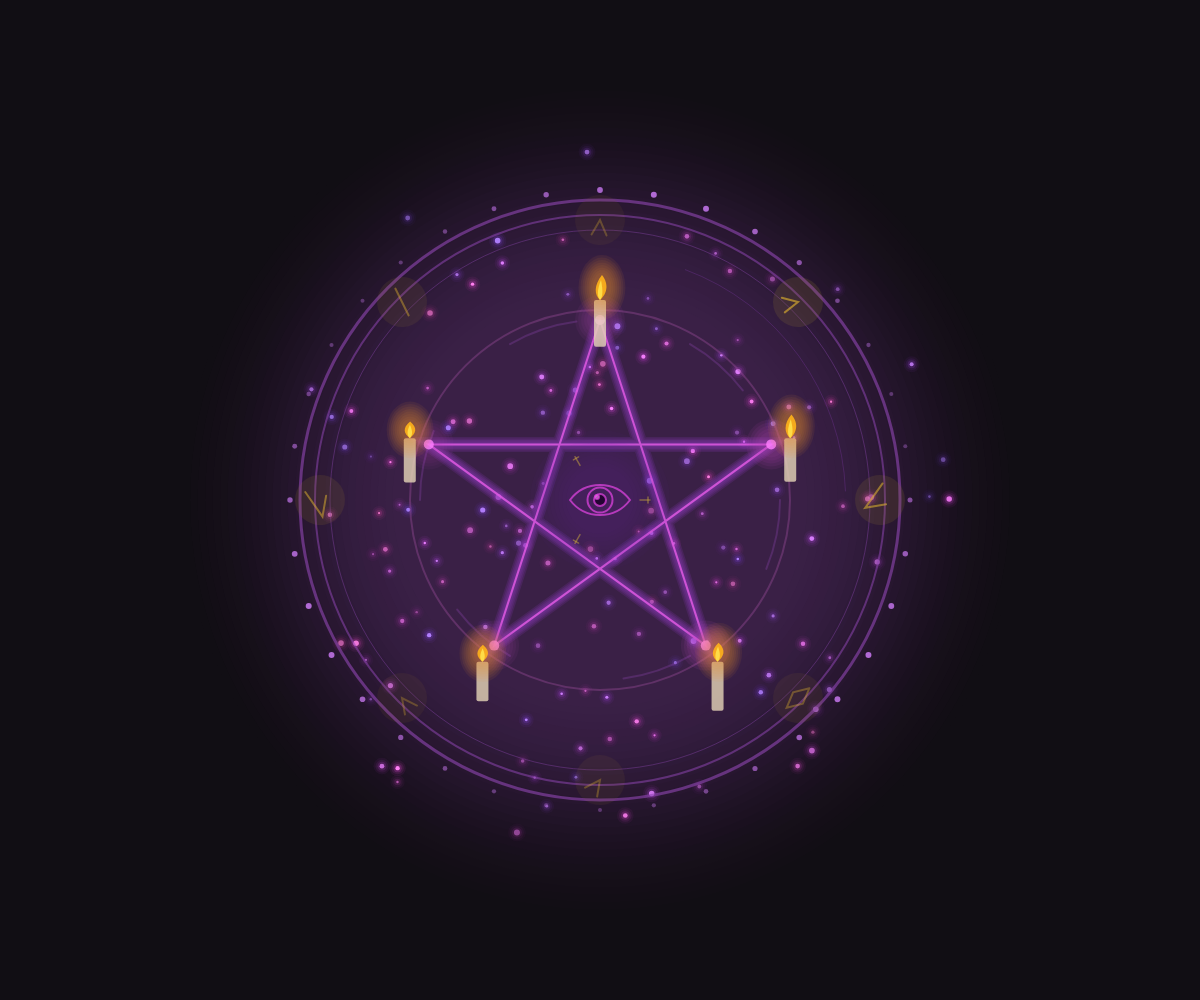
Frame 1 (no input)
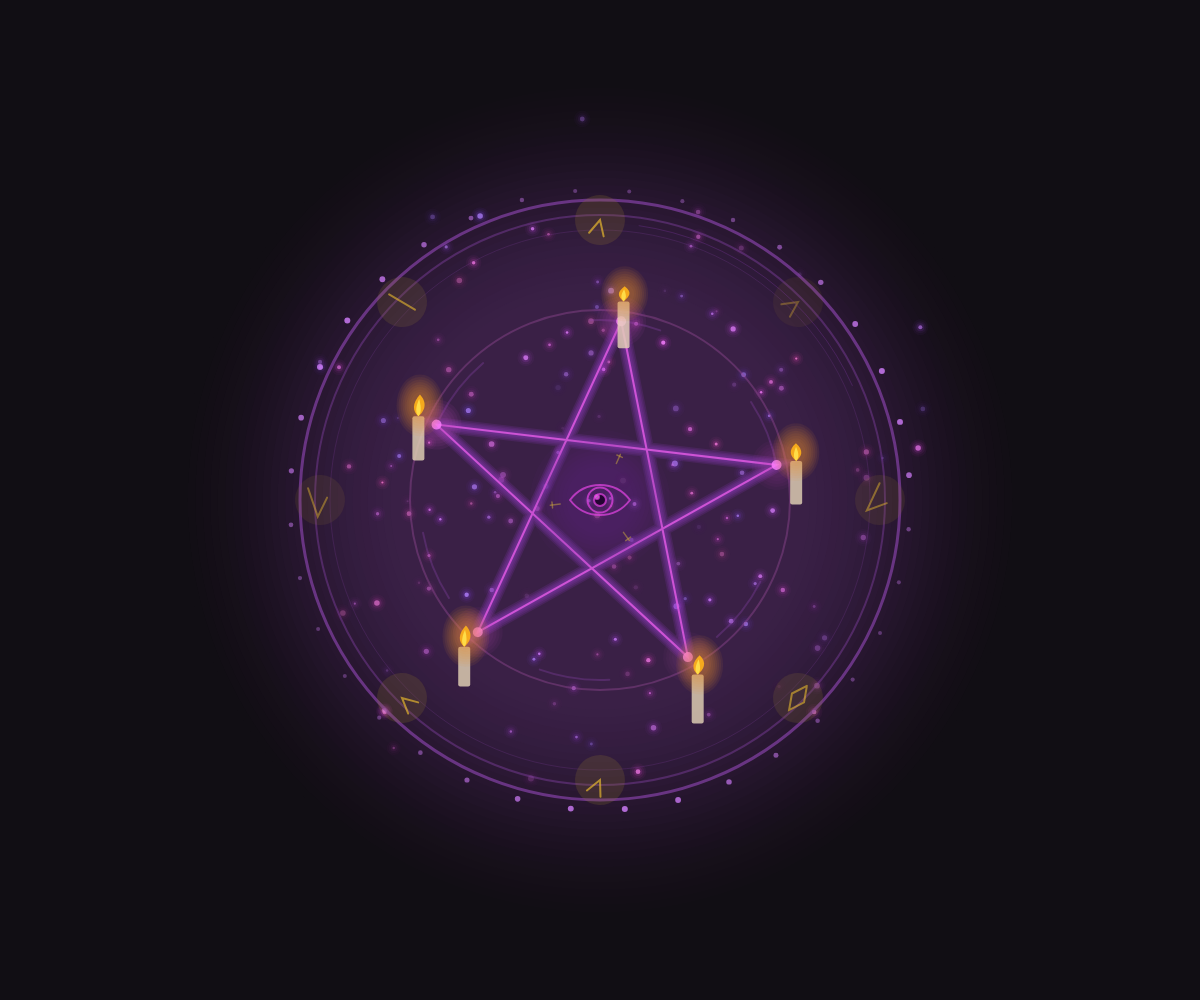
Frame 60 (no input)
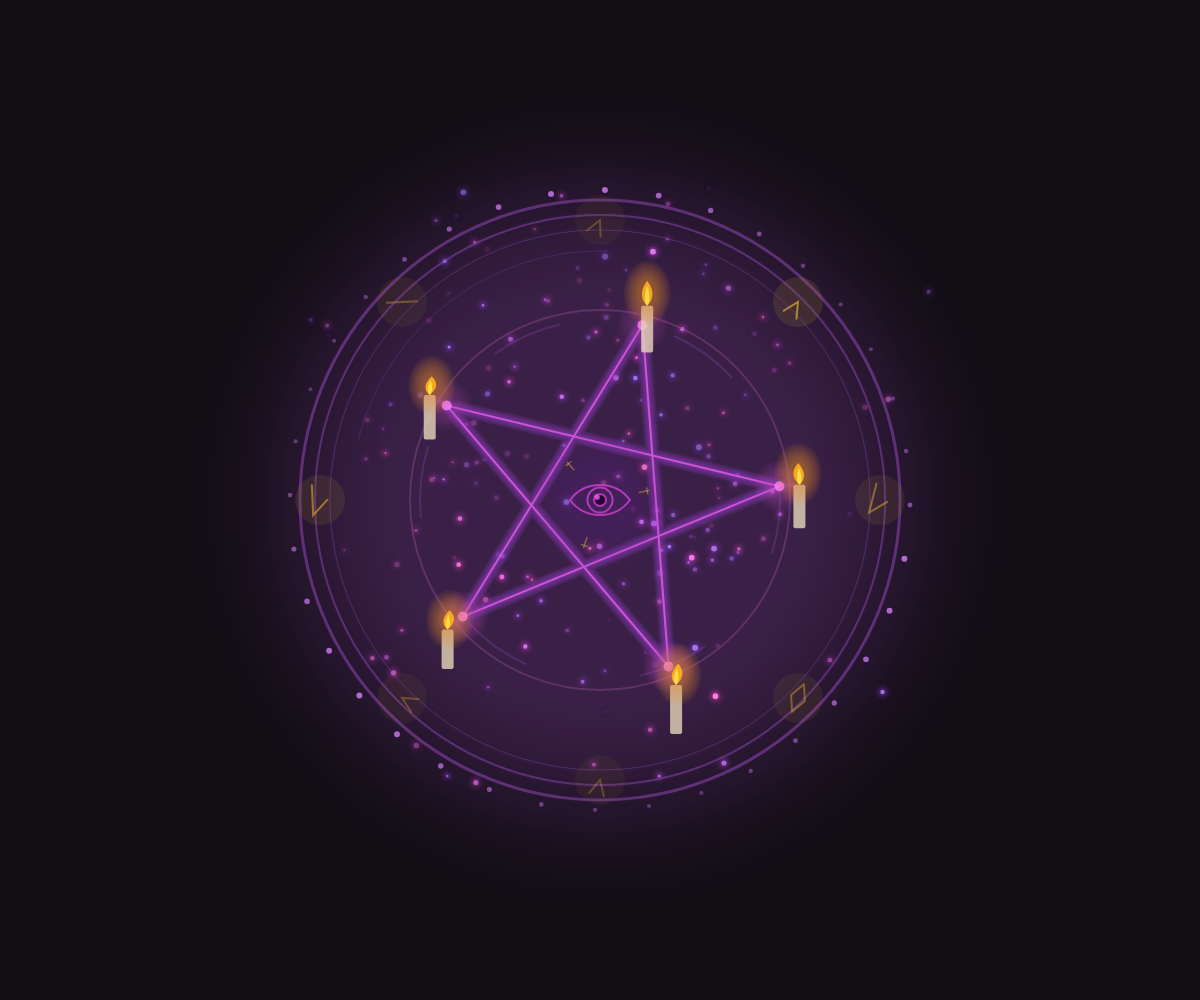
Frame 120 (the mouse pressed at the canvas centre since frame 60)

The p5.js sketch that drew these frames (run headless with seeded random() and noise() and a simulated clock; from frame 60 on, the mouse is pressed at the canvas centre):

// p5.js sketch
// ── sketch.js
// Sigil - Witchcraft Visualization
// A mystical pentagram with candles, runes, and magical energy

let particles = [];
let runes = [];
let candles = [];
let time = 0;
let pentagramRotation = 0;

// Mystical rune-like symbols
const runeShapes = [
  [[0, -1], [0, 1]], // vertical line
  [[-0.5, -1], [0, 0], [0.5, -1]], // arrow up
  [[-0.5, 1], [0, 0], [0.5, 1]], // arrow down
  [[-0.5, -0.5], [0.5, 0.5]], // diagonal
  [[0, -1], [-0.5, 0], [0, 1], [0.5, 0], [0, -1]], // diamond
  [[-0.5, -1], [-0.5, 1], [0.5, 0]], // triangle left
];

function setup() {
  createCanvas(windowWidth, windowHeight);
  colorMode(HSB, 360, 100, 100, 100);

  // Create floating magical particles
  for (let i = 0; i < 150; i++) {
    particles.push(createParticle());
  }

  // Create runes around the circle
  for (let i = 0; i < 8; i++) {
    let angle = (TWO_PI / 8) * i - HALF_PI;
    runes.push({
      angle: angle,
      radius: 280,
      shape: floor(random(runeShapes.length)),
      rotation: random(TWO_PI),
      rotSpeed: random(-0.01, 0.01),
      pulse: random(TWO_PI)
    });
  }

  // Create candles at pentagram points
  for (let i = 0; i < 5; i++) {
    let angle = (TWO_PI / 5) * i - HALF_PI;
    candles.push({
      angle: angle,
      radius: 200,
      flicker: random(TWO_PI),
      height: random(30, 50)
    });
  }
}

function createParticle() {
  let angle = random(TWO_PI);
  let radius = random(50, 350);
  return {
    x: cos(angle) * radius,
    y: sin(angle) * radius,
    vx: random(-0.5, 0.5),
    vy: random(-1, -0.3),
    size: random(2, 6),
    life: random(100, 255),
    hue: random(260, 320), // Purple to magenta range
    decay: random(0.5, 1.5)
  };
}

function draw() {
  // Dark mystical background with slight purple tint
  background(270, 30, 8);

  // Draw ambient glow in center
  drawAmbientGlow();

  translate(width / 2, height / 2);

  // Update and draw particles
  updateParticles();

  // Draw outer protective circle
  drawOuterCircle();

  // Draw runes
  drawRunes();

  // Draw inner circles
  drawInnerCircles();

  // Draw pentagram
  push();
  rotate(pentagramRotation);
  drawPentagram();
  pop();

  // Draw candles at pentagram points
  drawCandles();

  // Draw central eye/sigil
  drawCentralSigil();

  // Draw energy lines connecting elements
  drawEnergyLines();

  time += 0.016;
  pentagramRotation += 0.002;
}

function drawAmbientGlow() {
  push();
  translate(width / 2, height / 2);
  noStroke();
  for (let i = 30; i > 0; i--) {
    let alpha = map(i, 0, 30, 15, 0);
    let pulse = sin(time * 2) * 5;
    fill(280, 50, 30, alpha);
    circle(0, 0, 400 + i * 15 + pulse);
  }
  pop();
}

function updateParticles() {
  for (let i = particles.length - 1; i >= 0; i--) {
    let p = particles[i];

    // Spiral motion towards center occasionally
    let toCenterX = -p.x * 0.001;
    let toCenterY = -p.y * 0.001;

    p.x += p.vx + toCenterX;
    p.y += p.vy + toCenterY;
    p.life -= p.decay;

    // Draw particle with glow
    noStroke();
    for (let g = 3; g > 0; g--) {
      fill(p.hue, 70, 80, p.life * 0.1 / g);
      circle(p.x, p.y, p.size + g * 4);
    }
    fill(p.hue, 50, 100, p.life * 0.4);
    circle(p.x, p.y, p.size);

    // Respawn dead particles
    if (p.life <= 0) {
      particles[i] = createParticle();
    }
  }
}

function drawOuterCircle() {
  // Multiple layered circles
  noFill();
  for (let i = 0; i < 3; i++) {
    let radius = 300 - i * 15;
    let alpha = 60 - i * 15;
    let weight = 3 - i;

    stroke(280, 60, 70, alpha + sin(time * 3 + i) * 10);
    strokeWeight(weight);
    circle(0, 0, radius * 2);
  }

  // Decorative dots around outer circle
  let dotCount = 36;
  for (let i = 0; i < dotCount; i++) {
    let angle = (TWO_PI / dotCount) * i + time * 0.1;
    let x = cos(angle) * 310;
    let y = sin(angle) * 310;
    let pulse = sin(time * 4 + i * 0.5) * 0.5 + 0.5;

    fill(280, 50, 70 + pulse * 30, 50 + pulse * 30);
    noStroke();
    circle(x, y, 4 + pulse * 2);
  }
}

function drawRunes() {
  for (let rune of runes) {
    rune.rotation += rune.rotSpeed;
    rune.pulse += 0.05;

    let x = cos(rune.angle) * rune.radius;
    let y = sin(rune.angle) * rune.radius;

    push();
    translate(x, y);
    rotate(rune.rotation);

    let glow = sin(rune.pulse) * 0.3 + 0.7;

    // Rune glow
    noStroke();
    fill(45, 70, 60, 20 * glow);
    circle(0, 0, 50);

    // Draw rune shape
    stroke(45, 80, 90, 70 * glow);
    strokeWeight(2);
    noFill();

    let shape = runeShapes[rune.shape];
    beginShape();
    for (let point of shape) {
      vertex(point[0] * 15, point[1] * 15);
    }
    endShape();

    pop();
  }
}

function drawInnerCircles() {
  noFill();

  // Inner circle with arcane pattern
  stroke(300, 50, 60, 40);
  strokeWeight(2);
  circle(0, 0, 380);

  // Rotating arc segments
  for (let i = 0; i < 6; i++) {
    let startAngle = (TWO_PI / 6) * i + time * 0.5;
    stroke(280, 60, 70, 30);
    arc(0, 0, 360, 360, startAngle, startAngle + PI / 8);
  }
}

function drawPentagram() {
  let radius = 180;
  let points = [];

  // Calculate pentagram points
  for (let i = 0; i < 5; i++) {
    let angle = (TWO_PI / 5) * i - HALF_PI;
    points.push({
      x: cos(angle) * radius,
      y: sin(angle) * radius
    });
  }

  // Draw pentagram with glow effect
  for (let g = 5; g > 0; g--) {
    stroke(280, 70, 80, 15);
    strokeWeight(g * 3);
    drawPentagramLines(points);
  }

  // Main pentagram lines
  stroke(300, 60, 90, 80);
  strokeWeight(2);
  drawPentagramLines(points);

  // Draw points as glowing orbs
  for (let i = 0; i < 5; i++) {
    let pulse = sin(time * 3 + i) * 0.3 + 0.7;

    // Glow
    noStroke();
    for (let g = 5; g > 0; g--) {
      fill(300, 60, 70, 10 * pulse);
      circle(points[i].x, points[i].y, 20 + g * 6);
    }

    fill(300, 50, 100, 80);
    circle(points[i].x, points[i].y, 10);
  }
}

function drawPentagramLines(points) {
  // Connect every other point to form the star
  noFill();
  beginShape();
  for (let i = 0; i < 6; i++) {
    let idx = (i * 2) % 5;
    vertex(points[idx].x, points[idx].y);
  }
  endShape(CLOSE);
}

function drawCandles() {
  for (let candle of candles) {
    let x = cos(candle.angle + pentagramRotation) * candle.radius;
    let y = sin(candle.angle + pentagramRotation) * candle.radius;

    push();
    translate(x, y);

    // Candle body
    fill(40, 20, 90, 80);
    noStroke();
    rect(-6, 0, 12, candle.height, 2);

    // Flame
    candle.flicker += 0.2;
    let flickerOffset = sin(candle.flicker) * 2;
    let flameHeight = 20 + sin(candle.flicker * 1.3) * 5;

    // Flame glow
    for (let g = 8; g > 0; g--) {
      fill(30, 80, 90, 8);
      ellipse(flickerOffset, -flameHeight / 2, 15 + g * 4, flameHeight + g * 5);
    }

    // Flame core
    fill(40, 90, 100, 90);
    beginShape();
    vertex(0 + flickerOffset, -flameHeight);
    bezierVertex(-8 + flickerOffset, -flameHeight * 0.6, -6, -5, 0, 0);
    bezierVertex(6, -5, 8 + flickerOffset, -flameHeight * 0.6, 0 + flickerOffset, -flameHeight);
    endShape();

    // Inner flame
    fill(50, 70, 100, 90);
    beginShape();
    vertex(0 + flickerOffset * 0.5, -flameHeight * 0.8);
    bezierVertex(-3, -flameHeight * 0.4, -3, -3, 0, 0);
    bezierVertex(3, -3, 3, -flameHeight * 0.4, 0 + flickerOffset * 0.5, -flameHeight * 0.8);
    endShape();

    pop();
  }
}

function drawCentralSigil() {
  push();

  // Pulsing central glow
  let pulse = sin(time * 2) * 0.3 + 0.7;

  noStroke();
  for (let i = 10; i > 0; i--) {
    fill(280, 60, 50, 5 * pulse);
    circle(0, 0, 60 + i * 8);
  }

  // Central eye symbol
  stroke(300, 70, 90, 70);
  strokeWeight(2);
  noFill();

  // Eye outline
  beginShape();
  vertex(-30, 0);
  bezierVertex(-15, -20, 15, -20, 30, 0);
  bezierVertex(15, 20, -15, 20, -30, 0);
  endShape();

  // Iris
  circle(0, 0, 25);

  // Pupil
  fill(280, 90, 20);
  circle(0, 0, 12);

  // Pupil highlight
  fill(300, 30, 100, 60);
  circle(-3, -3, 4);

  // Rotating symbols around eye
  for (let i = 0; i < 3; i++) {
    let angle = (TWO_PI / 3) * i + time;
    let x = cos(angle) * 45;
    let y = sin(angle) * 45;

    stroke(45, 70, 80, 50);
    strokeWeight(1.5);
    push();
    translate(x, y);
    rotate(angle + HALF_PI);
    line(0, -5, 0, 5);
    line(-3, -3, 3, -3);
    pop();
  }

  pop();
}

function drawEnergyLines() {
  // Occasional energy arcs between elements
  if (frameCount % 60 < 30) {
    let startAngle = random(TWO_PI);
    let endAngle = startAngle + random(PI / 4, PI / 2);

    stroke(280, 70, 90, 20);
    strokeWeight(1);
    noFill();

    let r = random(150, 280);
    arc(0, 0, r * 2, r * 2, startAngle + time, endAngle + time);
  }
}

function windowResized() {
  resizeCanvas(windowWidth, windowHeight);
}

function mousePressed() {
  // Spawn burst of particles on click
  for (let i = 0; i < 20; i++) {
    let p = createParticle();
    p.x = mouseX - width / 2;
    p.y = mouseY - height / 2;
    p.vx = random(-3, 3);
    p.vy = random(-3, 3);
    p.life = 255;
    particles.push(p);
  }
}
